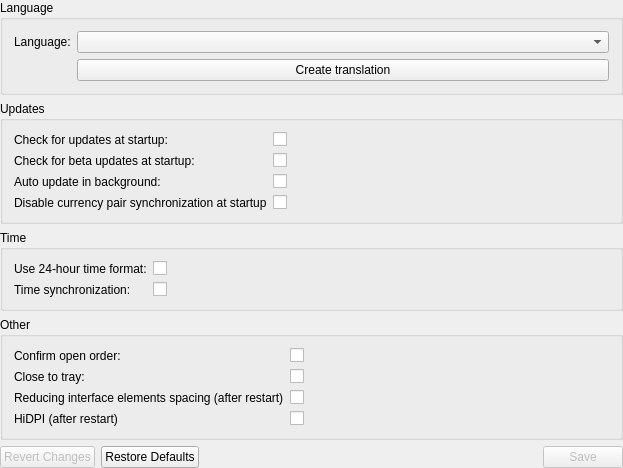
<?xml version="1.0" encoding="UTF-8"?>
<ui version="4.0">
 <class>SettingsGeneral</class>
 <widget class="QWidget" name="SettingsGeneral">
  <property name="geometry">
   <rect>
    <x>0</x>
    <y>0</y>
    <width>623</width>
    <height>433</height>
   </rect>
  </property>
  <property name="windowTitle">
   <string>SettingsGeneral</string>
  </property>
  <layout class="QVBoxLayout" name="verticalLayout">
   <property name="leftMargin">
    <number>0</number>
   </property>
   <property name="topMargin">
    <number>0</number>
   </property>
   <property name="rightMargin">
    <number>0</number>
   </property>
   <property name="bottomMargin">
    <number>0</number>
   </property>
   <item>
    <widget class="QGroupBox" name="languageGroupBox">
     <property name="sizePolicy">
      <sizepolicy hsizetype="Expanding" vsizetype="Expanding">
       <horstretch>0</horstretch>
       <verstretch>0</verstretch>
      </sizepolicy>
     </property>
     <property name="accessibleName">
      <string>SETTINGS_LANGUAGE</string>
     </property>
     <property name="title">
      <string>Language</string>
     </property>
     <layout class="QFormLayout" name="formLayout">
      <item row="0" column="0">
       <widget class="QLabel" name="languageLabel">
        <property name="accessibleName">
         <string>SETTINGS_LANGUAGE</string>
        </property>
        <property name="text">
         <string>Language:</string>
        </property>
       </widget>
      </item>
      <item row="0" column="1">
       <widget class="QComboBox" name="languageComboBox"/>
      </item>
      <item row="1" column="1">
       <widget class="QPushButton" name="showTranslationButton">
        <property name="accessibleName">
         <string>TR00121</string>
        </property>
        <property name="text">
         <string>Create translation</string>
        </property>
       </widget>
      </item>
     </layout>
    </widget>
   </item>
   <item>
    <widget class="QGroupBox" name="updatesGroupBox">
     <property name="sizePolicy">
      <sizepolicy hsizetype="Expanding" vsizetype="Expanding">
       <horstretch>0</horstretch>
       <verstretch>0</verstretch>
      </sizepolicy>
     </property>
     <property name="accessibleName">
      <string>SETTINGS_UPDATES</string>
     </property>
     <property name="title">
      <string>Updates</string>
     </property>
     <layout class="QFormLayout" name="formLayout_2">
      <item row="0" column="0">
       <widget class="QLabel" name="checkForUpdatesLabel">
        <property name="accessibleName">
         <string>SETTINGS_CHECK_UPDATES</string>
        </property>
        <property name="text">
         <string>Check for updates at startup:</string>
        </property>
        <property name="buddy">
         <cstring>checkForUpdatesCheckBox</cstring>
        </property>
       </widget>
      </item>
      <item row="0" column="1">
       <widget class="QCheckBox" name="checkForUpdatesCheckBox">
        <property name="text">
         <string/>
        </property>
       </widget>
      </item>
      <item row="1" column="0">
       <widget class="QLabel" name="checkForUpdatesBetaLabel">
        <property name="accessibleName">
         <string>SETTINGS_CHECK_UPDATES_BETA</string>
        </property>
        <property name="text">
         <string>Check for beta updates at startup:</string>
        </property>
        <property name="buddy">
         <cstring>checkForUpdatesBetaCheckBox</cstring>
        </property>
       </widget>
      </item>
      <item row="1" column="1">
       <widget class="QCheckBox" name="checkForUpdatesBetaCheckBox">
        <property name="text">
         <string/>
        </property>
       </widget>
      </item>
      <item row="2" column="1">
       <widget class="QCheckBox" name="autoUpdateCheckBox">
        <property name="text">
         <string/>
        </property>
       </widget>
      </item>
      <item row="3" column="0">
       <widget class="QLabel" name="disablePairSyncLabel">
        <property name="accessibleName">
         <string>SETTINGS_DISABLE_PAIR_SYNC</string>
        </property>
        <property name="text">
         <string>Disable currency pair synchronization at startup</string>
        </property>
        <property name="buddy">
         <cstring>disablePairSyncCheckBox</cstring>
        </property>
       </widget>
      </item>
      <item row="3" column="1">
       <widget class="QCheckBox" name="disablePairSyncCheckBox">
        <property name="text">
         <string/>
        </property>
       </widget>
      </item>
      <item row="2" column="0">
       <widget class="QLabel" name="autoUpdateLabel">
        <property name="accessibleName">
         <string>SETTINGS_AUTO_UPDATE</string>
        </property>
        <property name="text">
         <string>Auto update in background:</string>
        </property>
        <property name="buddy">
         <cstring>autoUpdateCheckBox</cstring>
        </property>
       </widget>
      </item>
     </layout>
    </widget>
   </item>
   <item>
    <widget class="QGroupBox" name="timeGroupBox">
     <property name="sizePolicy">
      <sizepolicy hsizetype="Expanding" vsizetype="Expanding">
       <horstretch>0</horstretch>
       <verstretch>0</verstretch>
      </sizepolicy>
     </property>
     <property name="accessibleName">
      <string>SETTINGS_TIME</string>
     </property>
     <property name="title">
      <string>Time</string>
     </property>
     <layout class="QFormLayout" name="formLayout_3">
      <item row="0" column="0">
       <widget class="QLabel" name="use24HourTimeFormatLabel">
        <property name="accessibleName">
         <string>SETTINGS_USE_24HOUR_TIME_FORMAT</string>
        </property>
        <property name="text">
         <string>Use 24-hour time format:</string>
        </property>
        <property name="buddy">
         <cstring>use24HourTimeFormatCheckBox</cstring>
        </property>
       </widget>
      </item>
      <item row="1" column="0">
       <widget class="QLabel" name="timeSynchronizationLabel">
        <property name="accessibleName">
         <string>SETTINGS_TIME_SYNC</string>
        </property>
        <property name="text">
         <string>Time synchronization:</string>
        </property>
        <property name="buddy">
         <cstring>timeSynchronizationCheckBox</cstring>
        </property>
       </widget>
      </item>
      <item row="1" column="1">
       <widget class="QCheckBox" name="timeSynchronizationCheckBox">
        <property name="text">
         <string/>
        </property>
       </widget>
      </item>
      <item row="0" column="1">
       <widget class="QCheckBox" name="use24HourTimeFormatCheckBox">
        <property name="text">
         <string/>
        </property>
       </widget>
      </item>
     </layout>
    </widget>
   </item>
   <item>
    <widget class="QGroupBox" name="otherGroupBox">
     <property name="accessibleName">
      <string>SETTINGS_OTHER</string>
     </property>
     <property name="title">
      <string>Other</string>
     </property>
     <layout class="QFormLayout" name="formLayout_4">
      <item row="0" column="0">
       <widget class="QLabel" name="confirmOpenOrderLabel">
        <property name="accessibleName">
         <string>CONFIRM_ORDER_CHECK</string>
        </property>
        <property name="text">
         <string>Confirm open order:</string>
        </property>
        <property name="buddy">
         <cstring>confirmOpenOrderCheckBox</cstring>
        </property>
       </widget>
      </item>
      <item row="0" column="1">
       <widget class="QCheckBox" name="confirmOpenOrderCheckBox">
        <property name="accessibleName">
         <string/>
        </property>
        <property name="text">
         <string/>
        </property>
       </widget>
      </item>
      <item row="1" column="0">
       <widget class="QLabel" name="closeToTrayLabel">
        <property name="accessibleName">
         <string>CLOSE_TO_TRAY</string>
        </property>
        <property name="text">
         <string>Close to tray:</string>
        </property>
        <property name="buddy">
         <cstring>closeToTrayCheckBox</cstring>
        </property>
       </widget>
      </item>
      <item row="1" column="1">
       <widget class="QCheckBox" name="closeToTrayCheckBox">
        <property name="toolTip">
         <string/>
        </property>
        <property name="accessibleName">
         <string/>
        </property>
        <property name="text">
         <string/>
        </property>
       </widget>
      </item>
      <item row="2" column="0">
       <widget class="QLabel" name="optimizeInterfaceLabel">
        <property name="accessibleName">
         <string>SETTINGS_OPTIMIZE</string>
        </property>
        <property name="text">
         <string>Reducing interface elements spacing (after restart)</string>
        </property>
        <property name="buddy">
         <cstring>optimizeInterfaceCheckBox</cstring>
        </property>
       </widget>
      </item>
      <item row="2" column="1">
       <widget class="QCheckBox" name="optimizeInterfaceCheckBox">
        <property name="text">
         <string/>
        </property>
       </widget>
      </item>
      <item row="3" column="0">
       <widget class="QLabel" name="hiDpiLabel">
        <property name="accessibleName">
         <string>SETTINGS_HIDPI</string>
        </property>
        <property name="text">
         <string>HiDPI (after restart)</string>
        </property>
        <property name="buddy">
         <cstring>hiDpiCheckBox</cstring>
        </property>
       </widget>
      </item>
      <item row="3" column="1">
       <widget class="QCheckBox" name="hiDpiCheckBox">
        <property name="text">
         <string/>
        </property>
       </widget>
      </item>
     </layout>
    </widget>
   </item>
   <item>
    <layout class="QHBoxLayout" name="horizontalLayout">
     <item>
      <widget class="QPushButton" name="revertChangesButton">
       <property name="enabled">
        <bool>false</bool>
       </property>
       <property name="accessibleName">
        <string>SETTINGS_REVERT_CHANGES</string>
       </property>
       <property name="text">
        <string>Revert Changes</string>
       </property>
      </widget>
     </item>
     <item>
      <widget class="QPushButton" name="restoreDefaultsButton">
       <property name="accessibleName">
        <string>SETTINGS_RESTORE_DEFAULTS</string>
       </property>
       <property name="text">
        <string>Restore Defaults</string>
       </property>
      </widget>
     </item>
     <item>
      <spacer name="horizontalSpacer">
       <property name="orientation">
        <enum>Qt::Horizontal</enum>
       </property>
       <property name="sizeHint" stdset="0">
        <size>
         <width>40</width>
         <height>20</height>
        </size>
       </property>
      </spacer>
     </item>
     <item>
      <widget class="QPushButton" name="saveButton">
       <property name="enabled">
        <bool>false</bool>
       </property>
       <property name="accessibleName">
        <string>SETTINGS_SAVE</string>
       </property>
       <property name="text">
        <string>Save</string>
       </property>
      </widget>
     </item>
    </layout>
   </item>
  </layout>
 </widget>
 <layoutdefault spacing="6" margin="11"/>
 <tabstops>
  <tabstop>saveButton</tabstop>
  <tabstop>restoreDefaultsButton</tabstop>
  <tabstop>revertChangesButton</tabstop>
  <tabstop>languageComboBox</tabstop>
  <tabstop>showTranslationButton</tabstop>
  <tabstop>checkForUpdatesCheckBox</tabstop>
  <tabstop>checkForUpdatesBetaCheckBox</tabstop>
  <tabstop>autoUpdateCheckBox</tabstop>
  <tabstop>use24HourTimeFormatCheckBox</tabstop>
  <tabstop>timeSynchronizationCheckBox</tabstop>
 </tabstops>
 <resources/>
 <connections>
  <connection>
   <sender>languageComboBox</sender>
   <signal>currentIndexChanged(int)</signal>
   <receiver>SettingsGeneral</receiver>
   <slot>anyValueChanged()</slot>
   <hints>
    <hint type="sourcelabel">
     <x>267</x>
     <y>42</y>
    </hint>
    <hint type="destinationlabel">
     <x>0</x>
     <y>24</y>
    </hint>
   </hints>
  </connection>
  <connection>
   <sender>checkForUpdatesCheckBox</sender>
   <signal>stateChanged(int)</signal>
   <receiver>SettingsGeneral</receiver>
   <slot>anyValueChanged()</slot>
   <hints>
    <hint type="sourcelabel">
     <x>612</x>
     <y>130</y>
    </hint>
    <hint type="destinationlabel">
     <x>448</x>
     <y>24</y>
    </hint>
   </hints>
  </connection>
  <connection>
   <sender>autoUpdateCheckBox</sender>
   <signal>stateChanged(int)</signal>
   <receiver>SettingsGeneral</receiver>
   <slot>anyValueChanged()</slot>
   <hints>
    <hint type="sourcelabel">
     <x>612</x>
     <y>168</y>
    </hint>
    <hint type="destinationlabel">
     <x>448</x>
     <y>43</y>
    </hint>
   </hints>
  </connection>
  <connection>
   <sender>confirmOpenOrderCheckBox</sender>
   <signal>stateChanged(int)</signal>
   <receiver>SettingsGeneral</receiver>
   <slot>anyValueChanged()</slot>
   <hints>
    <hint type="sourcelabel">
     <x>612</x>
     <y>332</y>
    </hint>
    <hint type="destinationlabel">
     <x>0</x>
     <y>68</y>
    </hint>
   </hints>
  </connection>
  <connection>
   <sender>closeToTrayCheckBox</sender>
   <signal>stateChanged(int)</signal>
   <receiver>SettingsGeneral</receiver>
   <slot>anyValueChanged()</slot>
   <hints>
    <hint type="sourcelabel">
     <x>612</x>
     <y>351</y>
    </hint>
    <hint type="destinationlabel">
     <x>0</x>
     <y>108</y>
    </hint>
   </hints>
  </connection>
  <connection>
   <sender>checkForUpdatesBetaCheckBox</sender>
   <signal>stateChanged(int)</signal>
   <receiver>SettingsGeneral</receiver>
   <slot>anyValueChanged()</slot>
   <hints>
    <hint type="sourcelabel">
     <x>612</x>
     <y>149</y>
    </hint>
    <hint type="destinationlabel">
     <x>448</x>
     <y>57</y>
    </hint>
   </hints>
  </connection>
  <connection>
   <sender>timeSynchronizationCheckBox</sender>
   <signal>stateChanged(int)</signal>
   <receiver>SettingsGeneral</receiver>
   <slot>anyValueChanged()</slot>
   <hints>
    <hint type="sourcelabel">
     <x>536</x>
     <y>252</y>
    </hint>
    <hint type="destinationlabel">
     <x>448</x>
     <y>274</y>
    </hint>
   </hints>
  </connection>
  <connection>
   <sender>use24HourTimeFormatCheckBox</sender>
   <signal>stateChanged(int)</signal>
   <receiver>SettingsGeneral</receiver>
   <slot>anyValueChanged()</slot>
   <hints>
    <hint type="sourcelabel">
     <x>422</x>
     <y>233</y>
    </hint>
    <hint type="destinationlabel">
     <x>438</x>
     <y>246</y>
    </hint>
   </hints>
  </connection>
  <connection>
   <sender>optimizeInterfaceCheckBox</sender>
   <signal>stateChanged(int)</signal>
   <receiver>SettingsGeneral</receiver>
   <slot>anyValueChanged()</slot>
   <hints>
    <hint type="sourcelabel">
     <x>612</x>
     <y>370</y>
    </hint>
    <hint type="destinationlabel">
     <x>707</x>
     <y>382</y>
    </hint>
   </hints>
  </connection>
  <connection>
   <sender>hiDpiCheckBox</sender>
   <signal>stateChanged(int)</signal>
   <receiver>SettingsGeneral</receiver>
   <slot>anyValueChanged()</slot>
   <hints>
    <hint type="sourcelabel">
     <x>269</x>
     <y>382</y>
    </hint>
    <hint type="destinationlabel">
     <x>631</x>
     <y>386</y>
    </hint>
   </hints>
  </connection>
  <connection>
   <sender>disablePairSyncCheckBox</sender>
   <signal>stateChanged(int)</signal>
   <receiver>SettingsGeneral</receiver>
   <slot>anyValueChanged()</slot>
   <hints>
    <hint type="sourcelabel">
     <x>251</x>
     <y>179</y>
    </hint>
    <hint type="destinationlabel">
     <x>648</x>
     <y>179</y>
    </hint>
   </hints>
  </connection>
 </connections>
 <slots>
  <slot>anyValueChanged()</slot>
 </slots>
</ui>
